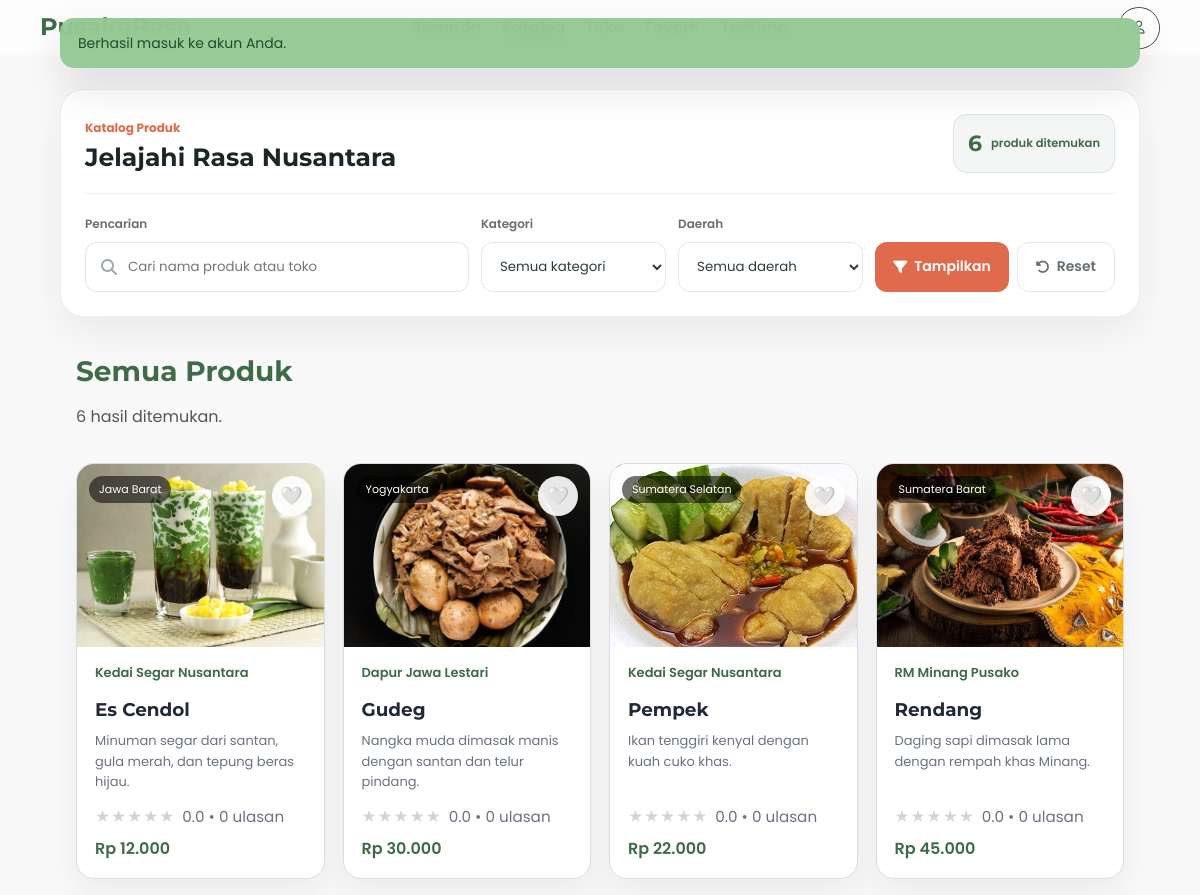
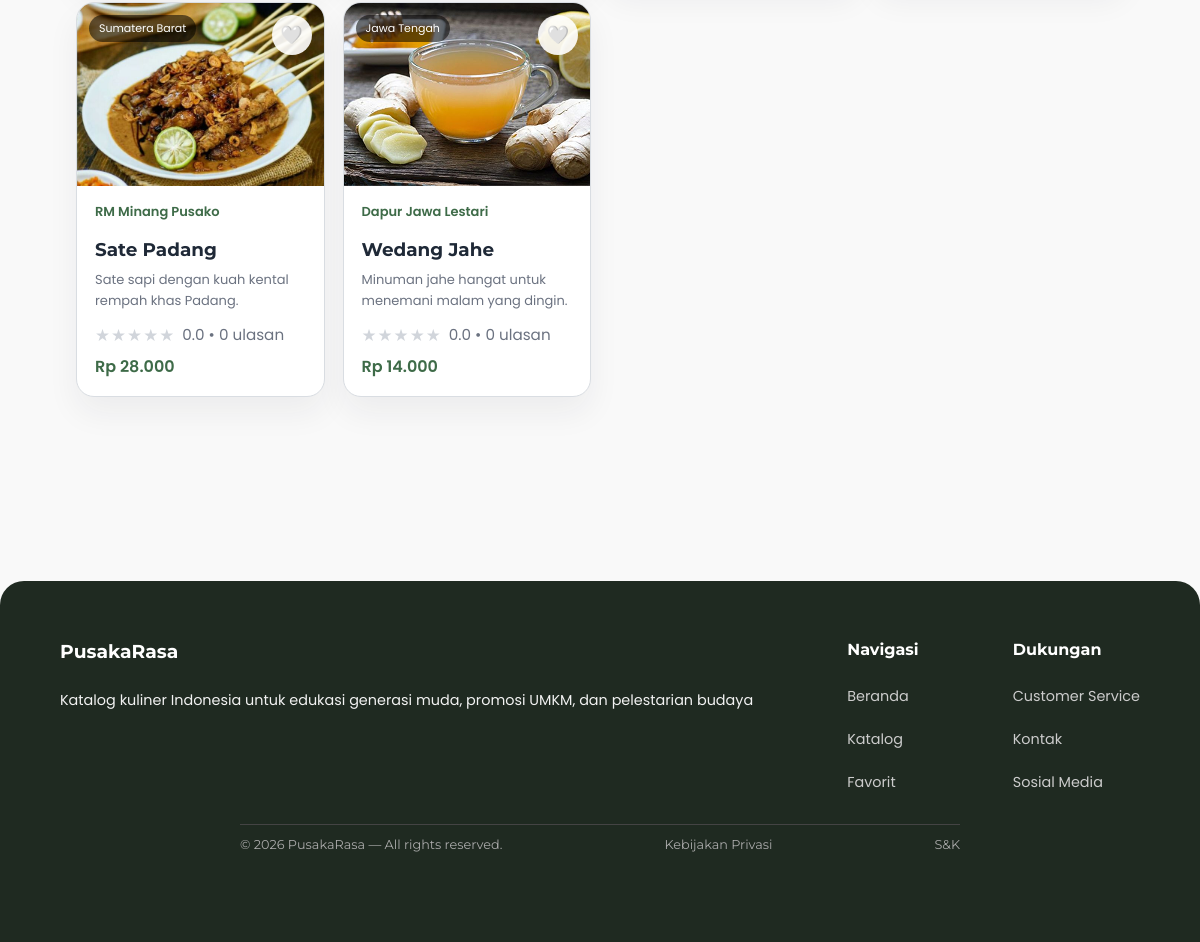
Page /katalog.php (signed in) on the committed database (2 pictures, top to bottom).
### tables this page shows
CREATE TABLE IF NOT EXISTS products (
  id INT AUTO_INCREMENT PRIMARY KEY,
  store_id INT NOT NULL,
  name VARCHAR(120) NOT NULL,
  slug VARCHAR(140) NOT NULL UNIQUE,
  type ENUM('Makanan', 'Minuman') NOT NULL,
  region VARCHAR(120) NOT NULL,
  short_description TEXT NOT NULL,
  long_description TEXT NOT NULL,
  price_display VARCHAR(40) NOT NULL,
  rating DECIMAL(2,1) NOT NULL DEFAULT 0.0,
  review_count INT NOT NULL DEFAULT 0,
  tag_label VARCHAR(60) NOT NULL,
  image_path VARCHAR(255) NOT NULL,
  base_rating_total DECIMAL(10,2) NOT NULL DEFAULT 0,
  base_review_count INT NOT NULL DEFAULT 0,
  is_featured TINYINT(1) NOT NULL DEFAULT 0,
  is_active TINYINT(1) NOT NULL DEFAULT 1,
  created_at DATETIME NOT NULL,
  updated_at DATETIME NOT NULL,
  CONSTRAINT fk_products_store FOREIGN KEY (store_id) REFERENCES stores(id) ON DELETE CASCADE
);

CREATE TABLE IF NOT EXISTS stores (
  id INT AUTO_INCREMENT PRIMARY KEY,
  name VARCHAR(120) NOT NULL,
  slug VARCHAR(140) NOT NULL UNIQUE,
  region VARCHAR(120) NOT NULL,
  address TEXT NOT NULL,
  whatsapp VARCHAR(30) NOT NULL,
  instagram VARCHAR(120) NOT NULL,
  description TEXT NOT NULL,
  operating_hours VARCHAR(500) NOT NULL DEFAULT 'Setiap hari, 08.00 - 21.00 WIB',
  cover_image VARCHAR(255) NOT NULL,
  is_open TINYINT(1) NOT NULL DEFAULT 1,
  is_active TINYINT(1) NOT NULL DEFAULT 1,
  created_at DATETIME NOT NULL,
  updated_at DATETIME NOT NULL
);

### config/database.php (called while the page is built, shortened)
<?php
function db(): PDO
{
    static $pdo = null;
    if ($pdo instanceof PDO) {
        return $pdo;
    }
    $host = '127.0.0.1';
    $port = 3306;
    $database = 'pusakarasa';
    $username = 'root';
    $password = '';
    $dsn = sprintf('mysql:host=%s;port=%d;dbname=%s;charset=utf8mb4', $host, $port, $database);
    $pdo = new PDO($dsn, $username, $password, [
        PDO::ATTR_ERRMODE => PDO::ERRMODE_EXCEPTION,
        PDO::ATTR_DEFAULT_FETCH_MODE => PDO::FETCH_ASSOC,
    ]);
    return $pdo;
}

### includes/bootstrap.php (the view, shortened to what this page needs)
<?php
require_once __DIR__ . '/../config/database.php';
function app_name(): string
{
    return 'PusakaRasa';
}
function base_path(string $path = ''): string
{
    $root = rtrim(dirname($_SERVER['SCRIPT_NAME'] ?? ''), '/\\');
    $root = $root === '/' ? '' : $root;
    return $root . '/' . ltrim($path, '/');
}
function e(?string $value): string
{
    return htmlspecialchars((string) $value, ENT_QUOTES, 'UTF-8');
}
function get_flash(): ?array
{
    $flash = $_SESSION['flash'];
    return $flash;
}
function current_user(): ?array
{
    static $user = false;
    if ($user !== false) {
        return $user ?: null;
    }
    $userId = $_SESSION['user_id'] ?? null;
    $stmt = db()->prepare(
        'SELECT u.*, s.name AS store_name, s.slug AS store_slug
         FROM users u
         LEFT JOIN stores s ON s.id = u.store_id
         WHERE u.id = :id LIMIT 1'
    );
    $stmt->execute(['id' => $userId]);
    $user = $stmt->fetch() ?: null;
    return $user ?: null;
}
function user_profile_image_url(?array $user): string
{
    $path = trim((string) ($user['profile_image'] ?? ''));
    if ($path === '') {
        $path = trim((string) ($user['picture'] ?? ''));
    }
    if ($path === '') {
        return '';
    }
    return base_path($path);
}
function is_logged_in(): bool
{
    return current_user() !== null;
}
function require_login(): void
{
    if (!is_logged_in()) {
        set_flash('error', 'Silakan masuk terlebih dahulu.');
        redirect_to('login.php');
    }
}
function number_short(int $value): string
{
    return number_format($value);
}
function rupiah(?string $value): string
{
    return 'Rp ' . $value;
}
    ?>
    <?php
function rating_stars_html(float $rating): string
{
    $rating = max(0.0, min(5.0, $rating));
    $wholeRating = floor($rating);
    $visualRating = $rating > $wholeRating ? $wholeRating + 0.5 : $wholeRating;
    $html = '<span class="rating-stars" aria-label="' . e(number_format($rating, 1) . ' dari 5 bintang') . '">';
    for ($star = 1; $star <= 5; $star++) {
        if ($visualRating >= $star) {
            $className = 'is-full';
        } elseif ($visualRating >= $star - 0.5) {
            $className = 'is-half';
        } else {
            $className = 'is-empty';
        }
        $html .= '<span class="rating-star ' . $className . '" aria-hidden="true">★</span>';
    }
    return $html . '</span>';
}
function find_products(array $filters = []): array
{
    $conditions = ['p.is_active = 1', 's.is_active = 1'];
    $params = [];
    $sql = sprintf(
        'SELECT p.*,
                COALESCE(rv.rating, 0) AS rating,
                COALESCE(rv.review_count, 0) AS review_count,
                s.name AS store_name,
                s.slug AS store_slug
         FROM products p
         INNER JOIN stores s ON s.id = p.store_id
         LEFT JOIN (
             SELECT product_id, ROUND(AVG(stars), 1) AS rating, COUNT(*) AS review_count
             FROM reviews
             GROUP BY product_id
         ) rv ON rv.product_id = p.id
         WHERE %s
         ORDER BY p.name ASC',
        implode(' AND ', $conditions)
    );
    $stmt = db()->prepare($sql);
    $stmt->execute($params);
    return $stmt->fetchAll();
}
    ?>
    <?php
function favorite_product_id(array $product): string
{
    return (string) ($product['id'] ?? '');
}
function favorite_product_legacy_id(array $product): string
{
    return (string) ($product['slug'] ?? slugify((string) ($product['name'] ?? 'item')));
}
function render_product_card(array $product, array $options = []): void
{
    $favoriteId = favorite_product_id($product);
    $favoriteLegacyId = favorite_product_legacy_id($product);
    $catalogCard = (bool) ($options['catalog_card'] ?? false);
    $cardClass = 'food-card' . ($catalogCard ? ' food-card--catalog is-clickable' : '');
    $detailPath = base_path('product.php?slug=' . $product['slug']);
?>
    <div class="<?= e($cardClass) ?>" data-favorite-id="<?= e($favoriteId) ?>" data-favorite-legacy-id="<?= e($favoriteLegacyId) ?>">
        <?php if ($catalogCard): ?>
            <a class="food-card-detail-link" href="<?= e($detailPath) ?>" aria-label="Lihat detail <?= e($product['name']) ?>">
        <?php endif; ?>
        <div class="card-image">
            <img src="<?= e(base_path($product['image_path'])) ?>" alt="<?= e($product['name']) ?>" />
            <div class="image-tags">
                <span><?= e($product['region']) ?></span>
            </div>
        </div>
        <div class="card-content">
            <div class="card-meta-line">
                <span class="food-store"><?= e($product['store_name']) ?></span>
            </div>
            <h3 class="food-title"><?= e($product['name']) ?></h3>
            <p class="food-desc"><?= e($product['short_description']) ?></p>
            <div class="food-rating">
                <span class="stars"><?= rating_stars_html((float) $product['rating']) ?></span>
                <span class="review"><?= e(number_format((float) $product['rating'], 1)) ?> • <?= e(number_short((int) $product['review_count'])) ?> ulasan</span>
            </div>
            <p class="food-price"><?= e(rupiah($product['price_display'])) ?></p>
        </div>
        <?php if ($catalogCard): ?>
            </a>
            <button class="fav-btn" type="button" aria-label="Simpan ke favorit"></button>
        <?php endif; ?>
    </div>
<?php
}
function render_layout(string $title, callable $content, array $options = []): void
{
    $user = current_user();
    $flash = get_flash();
    $pageClass = $options['body_class'] ?? '';
    $includeAppCss = $options['app_css'] ?? true;
    $currentPage = basename($_SERVER['SCRIPT_NAME'] ?? '');
    $hideFooter = ($options['hide_footer'] ?? false) || in_array($currentPage, ['login.php', 'register.php'], true);
?>
    <!DOCTYPE html>
    <html lang="id">
    <head>
        <link rel="stylesheet" href="https://cdnjs.cloudflare.com/ajax/libs/font-awesome/6.5.0/css/all.min.css" />
        <link rel="stylesheet" href="<?= e(base_path('assets/css/variables.css')) ?>" />
        <link rel="stylesheet" href="<?= e(base_path('assets/css/base.css')) ?>" />
        <link rel="stylesheet" href="<?= e(base_path('assets/css/component.css')) ?>" />
        <?php if ($includeAppCss): ?>
            <link rel="stylesheet" href="<?= e(base_path('assets/css/style.css')) ?>" />
            <link rel="stylesheet" href="<?= e(base_path('assets/css/app/core-ui.css')) ?>" />
            <link rel="stylesheet" href="<?= e(base_path('assets/css/app/discovery-catalog.css')) ?>" />
            <link rel="stylesheet" href="<?= e(base_path('assets/css/app/detail-favorites.css')) ?>" />
            <link rel="stylesheet" href="<?= e(base_path('assets/css/app/product-detail.css')) ?>" />
            <link rel="stylesheet" href="<?= e(base_path('assets/css/app/auth.css')) ?>" />
            <link rel="stylesheet" href="<?= e(base_path('assets/css/app/profile-table.css')) ?>" />
            <link rel="stylesheet" href="<?= e(base_path('assets/css/app/responsive.css')) ?>" />
        <?php endif; ?>
    </head>
    <body class="<?= e($pageClass) ?>">
        <?php if ($flash): ?>
            <div class="flash-stack">
                <div class="flash-banner flash-<?= e($flash['type']) ?>" role="status" aria-live="polite"><?= e($flash['message']) ?></div>
            </div>
        <?php endif; ?>
        <?php if (!($options['hide_header'] ?? false)): ?>
            <header>
                <h1><?= e(app_name()) ?></h1>
                <nav>
                    <ul id="navMenu">
                        <li><a href="<?= e(base_path('index.php')) ?>" <?= $currentPage === 'index.php' ? 'class="active"' : '' ?>>Beranda</a></li>
                        <li><a href="<?= e(base_path('katalog.php')) ?>" <?= $currentPage === 'katalog.php' ? 'class="active"' : '' ?>>Katalog</a></li>
                        <li><a href="<?= e(base_path('store.php')) ?>" <?= $currentPage === 'store.php' ? 'class="active"' : '' ?>>Toko</a></li>
                        <li><a href="<?= e(base_path('favorites.php')) ?>" <?= $currentPage === 'favorites.php' ? 'class="active"' : '' ?>>Favorit</a></li>
                        <li><a href="<?= e(base_path('tentang.php')) ?>" <?= $currentPage === 'tentang.php' ? 'class="active"' : '' ?>>Tentang</a></li>
                    </ul>
                    <span class="nav-indicator"></span>
                </nav>
                <div class="auth-buttons">
                    <?php if (!$user): ?>
                        <a href="<?= e(base_path('login.php')) ?>"><button class="btn btn-secondary">Masuk</button></a>
                        <a href="<?= e(base_path('register.php')) ?>"><button class="btn btn-primary">Daftar</button></a>
                    <?php else: ?>
                        <div class="profile-menu" id="profileMenu">
                            <button type="button" class="header-pill profile-trigger" id="profileMenuButton" aria-label="Buka menu profil" aria-haspopup="true" aria-expanded="false">
                                <?php if (user_profile_image_url($user) !== ''): ?>
                                    <img class="profile-avatar profile-avatar-image" src="<?= e(user_profile_image_url($user)) ?>" alt="<?= e($user['name']) ?>" />
                                <?php else: ?>
                                    <span class="profile-avatar"><i class="fa-regular fa-user" aria-hidden="true"></i></span>
                                <?php endif; ?>
                            </button>
                        </div>
                    <?php endif; ?>
                </div>
            </header>
        <?php endif; ?>
        <main>
            <?php $content($user); ?>
        </main>
        <?php if (!$hideFooter): ?>
            <footer class="footer">
                <div class="footer-content">
                    <div class="footer-section about">
                        <h3><?= e(app_name()) ?></h3>
                        <p>Katalog kuliner Indonesia untuk edukasi generasi muda, promosi UMKM, dan pelestarian budaya</p>
                    </div>
                    <div class="footer-section navigation">
                        <h4>Navigasi</h4>
                        <ul>
                            <li><a href="<?= e(base_path('index.php')) ?>">Beranda</a></li>
                            <li><a href="<?= e(base_path('katalog.php')) ?>">Katalog</a></li>
                            <li><a href="<?= e(base_path('favorites.php')) ?>">Favorit</a></li>
                        </ul>
                    </div>
                    <div class="footer-section support">
                        <h4>Dukungan</h4>
                        <ul>
                            <li><a href="<?= e(base_path('cs.php')) ?>">Customer Service</a></li>
                            <li><a href="<?= e(base_path('cs.php')) ?>">Kontak</a></li>
                            <li><a href="<?= e(base_path('cs.php')) ?>">Sosial Media</a></li>
                        </ul>
                    </div>
                </div>
                <div class="footer-bottom">
                    <p>© <?= date('Y') ?> <?= e(app_name()) ?> — All rights reserved.</p>
                    <a href="#">Kebijakan Privasi</a>
                    <a href="#">S&K</a>
                </div>
            </footer>
        <?php endif; ?>
    </body>
    </html>
<?php
}

### katalog.php (shortened to what this page needs)
<?php
require_once __DIR__ . '/includes/bootstrap.php';
require_login();
$search = trim($_GET['search'] ?? '');
$type = trim($_GET['type'] ?? '');
$region = trim($_GET['region'] ?? '');
$products = find_products(['search' => $search, 'type' => $type, 'region' => $region]);
render_layout('Katalog', function (?array $user = null) use ($search, $type, $region, $products, $regions): void {
    ?>
    <section class="search-panel search-panel-static catalog-search-panel catalog-toolbar">
      <div class="catalog-toolbar-head">
        <div>
          <span class="catalog-toolbar-kicker">Katalog Produk</span>
          <h1>Jelajahi Rasa Nusantara</h1>
        </div>
        <div class="catalog-result-pill">
          <strong><?= e((string) count($products)) ?></strong>
          <span>produk ditemukan</span>
        </div>
      </div>
      <form class="search-form catalog-search-form" method="get">
        <label class="search-field search-field-query">
          <span>Pencarian</span>
          <div class="catalog-query-control">
            <i class="fa-solid fa-magnifying-glass" aria-hidden="true"></i>
            <input type="search" name="search" value="<?= e($search) ?>" placeholder="Cari nama produk atau toko" />
          </div>
        </label>
        <label class="search-field">
          <span>Kategori</span>
          <select name="type">
            <option value="">Semua kategori</option>
          </select>
        </label>
        <label class="search-field">
          <span>Daerah</span>
          <select name="region">
            <option value="">Semua daerah</option>
          </select>
        </label>
        <div class="catalog-search-actions">
          <button type="submit"><i class="fa-solid fa-filter" aria-hidden="true"></i>Tampilkan</button>
          <a href="<?= e(base_path('katalog.php')) ?>" class="catalog-reset-filter" aria-label="Reset filter"><i class="fa-solid fa-rotate-left" aria-hidden="true"></i>Reset</a>
        </div>
      </form>
    </section>
    <section id="katalog" class="catalog-results">
      <div class="section-copy catalog-results-heading">
        <h2>Semua Produk</h2>
        <p><?= e((string) count($products)) ?> hasil ditemukan.</p>
      </div>
      <div class="cards-container">
        <?php foreach ($products as $product): ?>
          <?php render_product_card($product, ['catalog_card' => true]); ?>
        <?php endforeach; ?>
      </div>
    </section>
    <?php
});

### rows in the picture
products: image_path (picture), region "Jawa Barat", store.name "Kedai Segar Nusantara", name "Es Cendol", short_description "Minuman segar dari santan, gula merah, dan tepung beras hijau.", rating "0.0", review_count "0", price_display "Rp 12.000"
products: image_path+name (picture), region "Yogyakarta", store.name "Dapur Jawa Lestari", name "Gudeg", short_description "Nangka muda dimasak manis dengan santan dan telur pindang.", rating "0.0", review_count "0", price_display "Rp 30.000"
products: image_path+name (picture), region "Sumatera Selatan", store.name "Kedai Segar Nusantara", name "Pempek", short_description "Ikan tenggiri kenyal dengan kuah cuko khas.", rating "0.0", review_count "0", price_display "Rp 22.000"
products: image_path+name (picture), region "Sumatera Barat", store.name "RM Minang Pusako", name "Rendang", short_description "Daging sapi dimasak lama dengan rempah khas Minang.", rating "0.0", review_count "0", price_display "Rp 45.000"
products: image_path (picture), region "Sumatera Barat", store.name "RM Minang Pusako", name "Sate Padang", short_description "Sate sapi dengan kuah kental rempah khas Padang.", rating "0.0", review_count "0", price_display "Rp 28.000"
products: image_path (picture), region "Jawa Tengah", store.name "Dapur Jawa Lestari", name "Wedang Jahe", short_description "Minuman jahe hangat untuk menemani malam yang dingin.", rating "0.0", review_count "0", price_display "Rp 14.000"

### other values in the picture
$flash['message'] "Berhasil masuk ke akun Anda."
app_name() "PusakaRasa"
count($products) "6"
